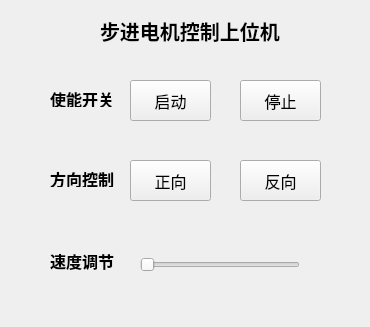
<?xml version="1.0" encoding="UTF-8"?>
<ui version="4.0">
 <class>Form</class>
 <widget class="QWidget" name="Form">
  <property name="geometry">
   <rect>
    <x>0</x>
    <y>0</y>
    <width>370</width>
    <height>327</height>
   </rect>
  </property>
  <property name="font">
   <font>
    <weight>75</weight>
    <bold>true</bold>
   </font>
  </property>
  <property name="windowTitle">
   <string>Form</string>
  </property>
  <widget class="QLabel" name="label_title">
   <property name="geometry">
    <rect>
     <x>100</x>
     <y>10</y>
     <width>191</width>
     <height>41</height>
    </rect>
   </property>
   <property name="font">
    <font>
     <pointsize>15</pointsize>
    </font>
   </property>
   <property name="text">
    <string>步进电机控制上位机</string>
   </property>
  </widget>
  <widget class="QLabel" name="label_dir">
   <property name="geometry">
    <rect>
     <x>50</x>
     <y>170</y>
     <width>71</width>
     <height>17</height>
    </rect>
   </property>
   <property name="font">
    <font>
     <pointsize>12</pointsize>
    </font>
   </property>
   <property name="text">
    <string>方向控制</string>
   </property>
  </widget>
  <widget class="QPushButton" name="Button_pos">
   <property name="geometry">
    <rect>
     <x>130</x>
     <y>160</y>
     <width>81</width>
     <height>41</height>
    </rect>
   </property>
   <property name="font">
    <font>
     <pointsize>12</pointsize>
     <weight>50</weight>
     <bold>false</bold>
    </font>
   </property>
   <property name="text">
    <string>正向</string>
   </property>
  </widget>
  <widget class="QPushButton" name="Button_rev">
   <property name="geometry">
    <rect>
     <x>240</x>
     <y>160</y>
     <width>81</width>
     <height>41</height>
    </rect>
   </property>
   <property name="font">
    <font>
     <pointsize>12</pointsize>
     <weight>50</weight>
     <bold>false</bold>
    </font>
   </property>
   <property name="text">
    <string>反向</string>
   </property>
  </widget>
  <widget class="QLabel" name="label_vel">
   <property name="geometry">
    <rect>
     <x>50</x>
     <y>250</y>
     <width>66</width>
     <height>21</height>
    </rect>
   </property>
   <property name="font">
    <font>
     <pointsize>12</pointsize>
    </font>
   </property>
   <property name="text">
    <string>速度调节</string>
   </property>
  </widget>
  <widget class="QSlider" name="Slider_vel">
   <property name="geometry">
    <rect>
     <x>140</x>
     <y>250</y>
     <width>160</width>
     <height>29</height>
    </rect>
   </property>
   <property name="minimum">
    <number>80</number>
   </property>
   <property name="maximum">
    <number>120</number>
   </property>
   <property name="singleStep">
    <number>5</number>
   </property>
   <property name="orientation">
    <enum>Qt::Horizontal</enum>
   </property>
  </widget>
  <widget class="QPushButton" name="Button_start">
   <property name="geometry">
    <rect>
     <x>130</x>
     <y>80</y>
     <width>81</width>
     <height>41</height>
    </rect>
   </property>
   <property name="font">
    <font>
     <pointsize>12</pointsize>
     <weight>50</weight>
     <bold>false</bold>
    </font>
   </property>
   <property name="text">
    <string>启动</string>
   </property>
  </widget>
  <widget class="QPushButton" name="Button_stop">
   <property name="geometry">
    <rect>
     <x>240</x>
     <y>80</y>
     <width>81</width>
     <height>41</height>
    </rect>
   </property>
   <property name="font">
    <font>
     <pointsize>12</pointsize>
     <weight>50</weight>
     <bold>false</bold>
    </font>
   </property>
   <property name="text">
    <string>停止</string>
   </property>
  </widget>
  <widget class="QLabel" name="label_enable">
   <property name="geometry">
    <rect>
     <x>50</x>
     <y>90</y>
     <width>71</width>
     <height>17</height>
    </rect>
   </property>
   <property name="font">
    <font>
     <pointsize>12</pointsize>
    </font>
   </property>
   <property name="text">
    <string>使能开关</string>
   </property>
  </widget>
 </widget>
 <resources/>
 <connections/>
</ui>
